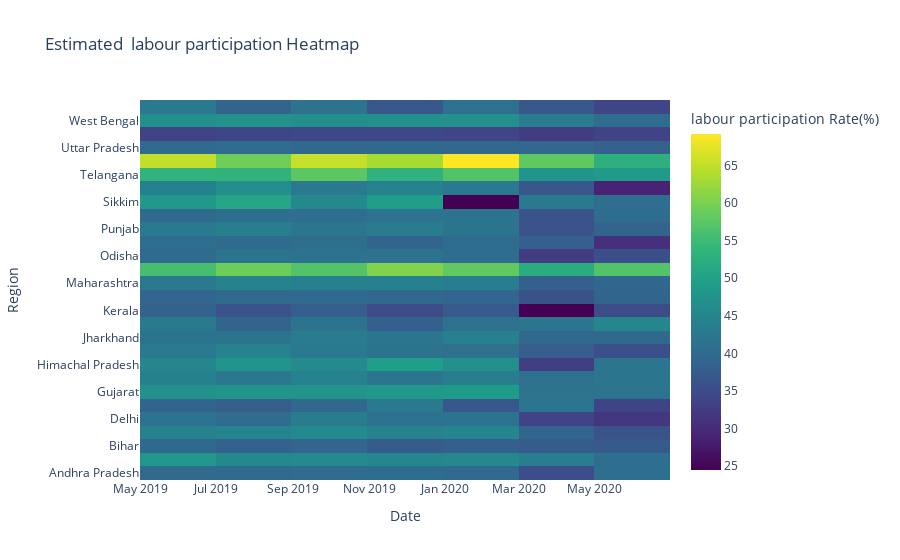

The code cell stored with this chart in its notebook:
### Markdown cell above
- In which i can use scatter plot to  show the relationship between the estimated labor participation rate (%) and the estimated unemployment rate (%)

### Code cell
# Create a heatmap using Plotly Express
fig = px.density_heatmap(
    df,
    x='date',
    y='region',
    z='estimatesd labour participation rate',
    histfunc='avg',
    title='Estimated  labour participation Heatmap',
    labels={
        'date': 'Date',
        'region': 'Region',
        'estimatesd labour participation rate': 'Estimated labour participation Rate (%)'
    },
    color_continuous_scale='Viridis'  # Color intensity scale
)

# Add colorbar title
fig.update_layout(coloraxis_colorbar=dict(title='labour participation Rate(%)'))

# Show the interactive plot
fig.show()

### Figure 1 — Plotly figure (JSON) as saved in the notebook; plotly's stock layout.template omitted (floating-point values rounded to 4 significant figures; data arrays with more than 128 entries replaced by an {"elided": "..."} marker saying what was removed)
{"data": [{"coloraxis": "coloraxis", "histfunc": "avg", "hovertemplate": "Date=%{x}<br>Region=%{y}<br>avg of Estimated labour participation Rate (%)=%{z}<extra></extra>", "name": "", "type": "histogram2d", "x": {"elided": "740 str values"}, "xaxis": "x", "xbingroup": "x", "y": {"elided": "740 str values"}, "yaxis": "y", "ybingroup": "y", "z": {"elided": "740 float values"}}], "layout": {"coloraxis": {"colorbar": {"title": {"text": "labour participation Rate(%)"}}, "colorscale": [[0, "#440154"], [0.1111, "#482878"], [0.2222, "#3e4989"], [0.3333, "#31688e"], [0.4444, "#26828e"], [0.5556, "#1f9e89"], [0.6667, "#35b779"], [0.7778, "#6ece58"], [0.8889, "#b5de2b"], [1, "#fde725"]]}, "legend": {"tracegroupgap": 0}, "title": {"text": "Estimated  labour participation Heatmap"}, "xaxis": {"anchor": "y", "domain": [0, 1], "title": {"text": "Date"}}, "yaxis": {"anchor": "x", "domain": [0, 1], "title": {"text": "Region"}}}}
